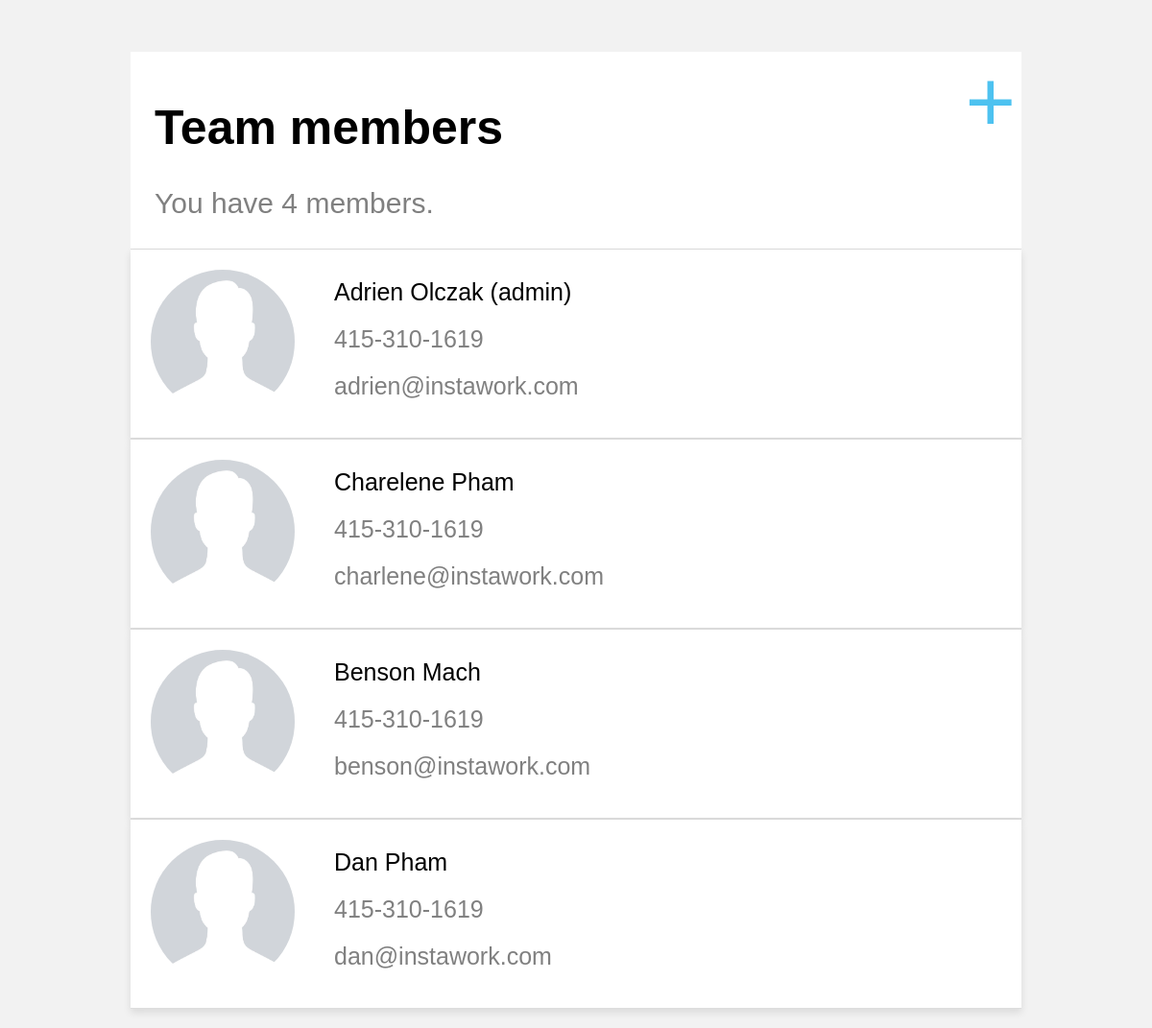
Page /listpage/ on the committed database.
### main/models.py (models this page shows, shortened)
class List(models.Model):
    fname = models.CharField(max_length=100)
    lname = models.CharField(max_length=100)
    phone = models.CharField(max_length=100)
    email = models.CharField(max_length=100)
    role = models.CharField(max_length=100)

### main/views.py (the view)
# urls.py: path('listpage/', views.listpage, name='listpage'),
def listpage(request):
    contactlist = List.objects.all()
    return render(request, 'main/listpage.html', {'contactlist': contactlist})

### main/templates/main/listpage.html (shortened to what this page needs)
<!DOCTYPE html>
{% load static %}
<html>
<head>
    <link rel="stylesheet" type="text/css" href="{% static 'css/listpage.css' %}">
</head>
<body>
    <div class = "card">
        <div class = "title">
            <button class = "add_button"><a href="addContact">&#43;</a></button>
                <h1>Team members</h1>
                {% if contactlist %}
                <p class="count">You have {{ contactlist|length }} {% if contactlist|length == 1 %} member. {% else %} members. {%endif%}</p>
        </div>
    <table>
        {% for list in contactlist %}
        <tr onclick="location.href='{{list.pk}}'">
            <tr onclick="location.href='{{ list.pk }}'">
                <td class="avatar-cell">
                    <img src="{% static 'images/default.png' %}" alt="default">
                </td>
                <td class="info-cell">
                    <p class="name">{{ list.fname }} {{ list.lname }} {% if list.role == "admin"%} (admin) {%endif%}</p>
                    <p>{{ list.phone }}</p>
                    <p>{{ list.email }}</p>
                </td>
            </tr>
        </tr>
        {% endfor %}
        {% else %}
        <p class="count">You have no members.</p>
    {% endif%}
    </table>
    </div>
</body>
</html>

### main/static/css/listpage.css (style rules this page uses)
body { font-family: 'Arial', sans-serif; background-color: #f2f2f2; margin: 0; padding: 20px; }
.card { background-color: white; width: 80%; margin-left: 10%; }
table { border-collapse: collapse; width: 100%; }
tr { cursor: pointer; background-color: #fff; transition: background-color 0.3s; box-shadow: 0 4px 8px rgba(0, 0, 0, 0.1); margin-bottom: 0px; display: flex; border-bottom: 1px solid #ddd; }
img { width: 150px; height: 150px; border-radius: 70%; margin: 20px; overflow: hidden; object-fit: cover; }
.info-cell { padding: 10px; margin-top: 10px; display: flex; flex-direction: column; font-size: 25px; color: grey; }
.info-cell p { margin: 10px; }
.info-cell .name { color: black; }
.count { color: grey; font-size: 20px; }
.add_button a { font-size: 90px; color: rgb(77, 194, 240); text-decoration: none; }
.add_button { background-color: white; border: none; float: right; }
.title { margin-left:25px; font-size: 30px; }
.title h1 { font-size: 50px; padding-top: 50px; }
.title p { font-size: 30px; }

### rows in the picture
List: fname "Adrien", lname "Olczak", role "(admin)", phone "415-310-1619", email "adrien@instawork.com"
List: fname "Charelene", lname "Pham", phone "415-310-1619", email "charlene@instawork.com"
List: fname "Benson", lname "Mach", phone "415-310-1619", email "benson@instawork.com"
List: fname "Dan", lname "Pham", phone "415-310-1619", email "dan@instawork.com"

### other values in the picture
{{ contactlist|length }} "4"
